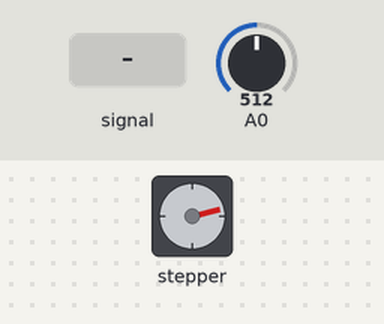
A sketch run on a simulated Arduino Uno, built with avr-gcc and run on an emulated ATmega328P. On the bench: stepper motor. Wiring (inferred from the names in the program): stepper motor driver (200 steps per turn assumed): step pin 13; direction pin 12. The inputs (shaded band) are chosen by the test bench; at power-on: A0 = 512.

Above: at 1.2 s.
1.3 s: A0 fed a 200 Hz sine of ±81 counts around its level
At 1.95 s:
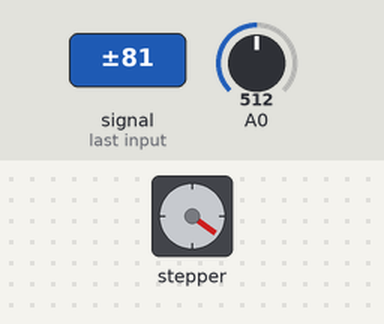
4.3 s: A0 set to 716
At 4.95 s:
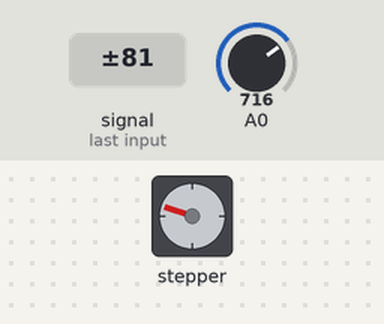
7.3 s: A0 set to 511
At 7.66 s:
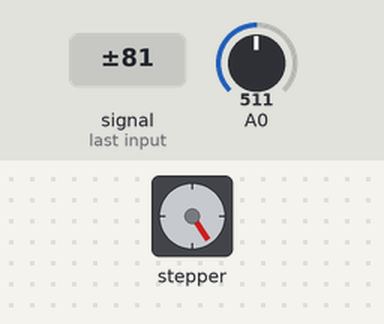
10.3 s: A0 fed a 1000 Hz sine of ±255 counts around its level
Timing chart, 0 to 14.3 s (numbered marks = the images above; inputs shaded):
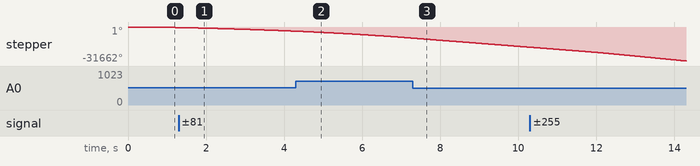

The sketch:

stepper5mph.ino
```cpp
#include <math.h>

#define dirPin 12
#define stepPin 13
#define pulsePerRev 200
#define accel 1.5 // rev per second^2 0.5
#define accelPulse (accel*pulsePerRev)
#define clockSpeed 16000000
#define prescalar 1024
#define periodScalar 10000
#define startupRPS 0.2
#define secPerCount 0.000064
#define cruiseSpeed 3 // 3rps
#define degPerPulse 1.8

float targetPeriod;

float finalPeriod;

float velocity = 0;
float lastVelocity = 0;
float rpsModify = 0;

float targetCyclesPerPulse;
unsigned int targetCount;
unsigned int targetCountMultiplier;

unsigned long finalCyclesPerPulse;
unsigned int finalCount;
unsigned int finalCountMultiplier;

unsigned int deltaPeriod;


char currentMultiplier = 0;

int startRPM = 0;

bool inInterrupt = 0;
bool motorOn = 0;
bool accelDirection = 1; // 1 = positive(CCW) 0 = negative(CW)
bool velocityDirection = 1; // 1 = positive(CCW) 0 = negative(CW)

float lastRPS = 0;

float currentPos = 0;
int targetPos = 0;
int lastTargetPos = 0;

int currentPulsePerSec = 0;

int leadPulse = 0;

int posState = -1;

bool stepPinState = 0;
bool dirPinState = 0;

const byte numInputChars = 32;
char receivedChars[numInputChars];
char endMarker = '\n';
byte inputPos = 0;

float currentSteeringAngle = 0;
float desiredSteeringAngle = 0;

unsigned long lastTime = 0;
int setSpeedPeriodMillis = 50;

void setup() {
  // put your setup code here, to run once:
  pinMode(dirPin, OUTPUT);
  pinMode(stepPin, OUTPUT);

  digitalWrite(dirPin, dirPinState);


  // set TCCR1A to 00000000
  TCCR1A = 0;

  // set OC1A to desired number (targetCount)
  OCR1A = 65535;

  // set TCNT1 to 0
  TCNT1 = 0;

  // set TCCR1B to 00000101
  TCCR1B = 5;

  // set TIMSK1 to 00000010
  TIMSK1 = 2;

  Serial.begin(9600);

  sei();
}

int sign(float input) {
  if(input >= 0) {
    return 1;
  } else {
    return -1;
  }
}

void loop() {

  currentSteeringAngle = (currentSteeringAngle + (230-analogRead(0))*27.5/79)/2;

  if(Serial.available() > 0) {
    //targetPos = Serial.parseFloat(SKIP_ALL);
    char rc = Serial.read();

    if (rc != endMarker) {
      receivedChars[inputPos] = rc;
      inputPos++;
      if(inputPos >= numInputChars) {
        inputPos = numInputChars - 1;
      }
    }
    else {
      receivedChars[inputPos] = '\0';
      inputPos = 0;
      ///targetPos = atoi(receivedChars);
      desiredSteeringAngle = atof(receivedChars);
    }
  }

  //if(millis() - lastTime > setSpeedPeriodMillis){
    //setSpeedRPS(desiredSteeringAngle);
    float error = (desiredSteeringAngle-currentSteeringAngle);
    /*Serial.println(error);
    Serial.print("Motor On: ");
    Serial.println(motorOn);
    Serial.print("Final cycles per pulse: ");
    Serial.println(finalCyclesPerPulse);
    Serial.print("Accel Direction: ");
    Serial.println(accelDirection);
    Serial.print("Target cycles per pulse: ");
    Serial.println(targetCyclesPerPulse);*/
    if(abs(error) > 0.5) {
      setSpeedRPS(error/5);
    } else {
      setSpeedRPS(0);
    }
    /*
    Serial.print("OCR1A: ");
    Serial.println(OCR1A);*/
    //Serial.print("setSpeedRPS");
    //Serial.println((desiredSteeringAngle-currentSteeringAngle)/3);
    //lastTime = millis();
  //}

  //Serial.println((desiredSteeringAngle-currentSteeringAngle)/3);
  manageDirection();
  //managePos();
}

void managePos() {
  if(lastTargetPos != targetPos) {
    posState = 0;
  }

  switch (posState) {
    case 0:
      if(currentPos < targetPos){
        setSpeedRPS(cruiseSpeed);
      } else if(currentPos > targetPos) {
        setSpeedRPS(-1*cruiseSpeed);
        //Serial.println("SET SPEED");
        //Serial.print("velocity: ");
        //Serial.println(velocity);
      }
      posState++;
    case 1:
      if((currentPos < targetPos) && dirPinState == 0) {
        currentPulsePerSec = 1/(OCR1A * 2 * secPerCount);
        leadPulse = pow(currentPulsePerSec, 2) / (2 * accelPulse);
        //Serial.print("leadPulse: ");
        //Serial.println(leadPulse);
        if(currentPos > targetPos - (degPerPulse * leadPulse + 36)) {
          setSpeedRPS(0.3);
          posState++;
        }
      } else if((currentPos > targetPos) && dirPinState == 1) {
        currentPulsePerSec = 1/(OCR1A * 2 * secPerCount);
        leadPulse = pow(currentPulsePerSec, 2) / (2 * accelPulse);
        //Serial.print("leadPulse: ");
        //Serial.println(leadPulse);
        if(currentPos < targetPos + (degPerPulse * leadPulse + 36)) {
          setSpeedRPS(-0.3);
          posState++;
        }
      }
  }
  lastTargetPos = targetPos;
}

void manageDirection() {
  if((velocity < 0 && !digitalRead(dirPin)) || (velocity > 0 && digitalRead(dirPin))) {
    if(targetCyclesPerPulse > 194) {
      //Serial.println("SWITCHING DIRECTION!!");
      dirPinState = !dirPinState;
      digitalWrite(dirPin, dirPinState);
      lastVelocity = -1 * velocity;
      setSpeedRPS(velocity);
    }
  }
}

void setSpeedRPS(float rps) {
  velocity = rps;
  if(!(abs(lastVelocity - velocity) < 0.09)){
    //digitalRead(dirPin) == 1 -> CCW rotation
    if(motorOn && ((rps < -0.01 && !digitalRead(dirPin)) || (rps > 0.01 && digitalRead(dirPin)))) {
      rpsModify = 0.1;
    } else {
      rpsModify = abs(rps);
    }
    accelDirection = !(abs(rpsModify) > abs(lastRPS));

    if(rpsModify <= 0.01) {
      OCR1A = 300;
      motorOn = 0;
      lastRPS = 0;
    } else {
      float currRPS = 1/(secPerCount*targetCyclesPerPulse*2*pulsePerRev);
      if(currRPS < 0.1 || !motorOn) {
        TCNT1 = 0;
        dirPinState = (velocity < 0);
        digitalWrite(dirPin, dirPinState);
        finalPeriod = periodScalar/(pulsePerRev * rpsModify);
        finalCyclesPerPulse = (finalPeriod/2) * clockSpeed / prescalar / periodScalar;
        finalCount = finalCyclesPerPulse % 65535;
        finalCountMultiplier = (int)(finalCyclesPerPulse/65535);
        targetPeriod = periodScalar/(pulsePerRev * startupRPS);
        targetCyclesPerPulse = (targetPeriod/2) * clockSpeed / prescalar / periodScalar;
        targetCount = (int)targetCyclesPerPulse % 65535;
        targetCountMultiplier = (int)(targetCyclesPerPulse/65535);
        OCR1A = targetCount;
      } else {
        finalPeriod = periodScalar/(pulsePerRev * rpsModify);
        finalCyclesPerPulse = (finalPeriod/2) * clockSpeed / prescalar / periodScalar;
        finalCount = finalCyclesPerPulse % 65535;
        finalCountMultiplier = (int)(finalCyclesPerPulse/65535);
      }
      //setPeriod(targetPeriod);
      motorOn = 1;
      lastRPS = rpsModify;
    }
    lastVelocity = velocity;
  }
}

void setPeriod(int period) {
  targetCyclesPerPulse = (targetPeriod/2) * clockSpeed / prescalar / periodScalar;
  targetCount = (int)targetCyclesPerPulse % 65535;
  targetCountMultiplier = (int)(targetCyclesPerPulse/65535);
  OCR1A = targetCount;

  finalCyclesPerPulse = (finalPeriod/2) * clockSpeed / prescalar / periodScalar;
  finalCount = finalCyclesPerPulse % 65535;
  finalCountMultiplier = (int)(finalCyclesPerPulse/65535);

  //Serial.println("Set Timer!");
  //Serial.println(OCR1A);
}

ISR(TIMER1_COMPA_vect) {
  if(currentMultiplier == targetCountMultiplier) {
    currentMultiplier = 0;

    // set TCNT1 to 0
    TCNT1 = 0;

    if(motorOn) {
      /*if((currentPos >= targetPos) && velocity > 0) {
        velocity = 0;
        motorOn = 0;
        lastRPS = 0;
        OCR1A = 10;
      } else if((currentPos <= targetPos) && velocity < 0) {
        velocity = 0;
        motorOn = 0;
        lastRPS = 0;
        OCR1A = 10;
      } else {*/

        stepPinState = (PORTB & ~(B11000000)) >> 5; //digitalRead(stepPin);
        if(!stepPinState) {
          if(dirPinState == 1) {
            currentPos -= 1.8; //CCW
          } else {
            currentPos += 1.8; //CW
          }
        }
        //digitalWrite(stepPin, !stepPinState);
        PORTB ^= B00100000;

        // Accelerate
        if(!accelDirection) {
            if(targetCyclesPerPulse > finalCyclesPerPulse && !stepPinState) {

              //targetCyclesPerPulse = (1/ (1/ (secPerCount*2 * targetCyclesPerPulse) + (targetCyclesPerPulse * secPerCount*2 * accelPulse)))/(secPerCount*2);
              //targetCyclesPerPulse = (1/ (1/(secPerCount*targetCyclesPerPulse) + (accelPulse * targetCyclesPerPulse * 2 * secPerCount))) / (secPerCount) * 2;
              //targetCyclesPerPulse = ((1/(targetCyclesPerPulse * secPerCount)) + accelPulse * targetCyclesPerPulse * secPerCount * 2) * 2 / secPerCount;
              //targetCyclesPerPulse = 1/((1/(targetCyclesPerPulse * secPerCount) + (accelPulse * targetCyclesPerPulse * 2)) * secPerCount);
              targetCyclesPerPulse = 0.5/((1/(targetCyclesPerPulse*secPerCount*2) + (accelPulse*secPerCount*targetCyclesPerPulse*2))*secPerCount);

              if(targetCyclesPerPulse < finalCyclesPerPulse) {
                targetCyclesPerPulse = finalCyclesPerPulse;
              }
              targetCount = (int)targetCyclesPerPulse % 65535;
              targetCountMultiplier = (int)(targetCyclesPerPulse/65535);
              OCR1A = targetCount;
            }
        }
        // Decelerate
        else if(accelDirection) {
            if(targetCyclesPerPulse < finalCyclesPerPulse && !stepPinState) {

              //targetCyclesPerPulse = (1/ (1/ (secPerCount*2 * targetCyclesPerPulse) - (targetCyclesPerPulse * secPerCount*2 * accelPulse)))/(secPerCount*2);
              //targetCyclesPerPulse = (1/ (1/(secPerCount*targetCyclesPerPulse) - (accelPulse * targetCyclesPerPulse * 2 * secPerCount))) / (secPerCount);
              targetCyclesPerPulse = 0.5/((1/(targetCyclesPerPulse*secPerCount*2) - (accelPulse*secPerCount*targetCyclesPerPulse*2))*secPerCount);


              if(targetCyclesPerPulse > finalCyclesPerPulse) {
                targetCyclesPerPulse = finalCyclesPerPulse;
              }
              targetCount = (int)targetCyclesPerPulse % 65535;
              targetCountMultiplier = (int)(targetCyclesPerPulse/65535);
              OCR1A = targetCount;
          }
        }
      //}
    }


  } else {
    currentMultiplier++;
  }
}
```
